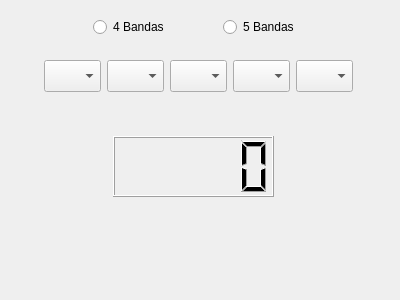
<?xml version="1.0" encoding="UTF-8"?>
<ui version="4.0">
 <class>DecodificadorDlg</class>
 <widget class="QDialog" name="DecodificadorDlg">
  <property name="geometry">
   <rect>
    <x>0</x>
    <y>0</y>
    <width>400</width>
    <height>300</height>
   </rect>
  </property>
  <property name="windowTitle">
   <string>Dialog</string>
  </property>
  <widget class="KColorCombo" name="kcolorcombo4">
   <property name="geometry">
    <rect>
     <x>233</x>
     <y>60</y>
     <width>57</width>
     <height>32</height>
    </rect>
   </property>
  </widget>
  <widget class="KColorCombo" name="kcolorcombo5">
   <property name="geometry">
    <rect>
     <x>296</x>
     <y>60</y>
     <width>57</width>
     <height>32</height>
    </rect>
   </property>
  </widget>
  <widget class="KColorCombo" name="kcolorcombo1">
   <property name="geometry">
    <rect>
     <x>44</x>
     <y>60</y>
     <width>57</width>
     <height>32</height>
    </rect>
   </property>
  </widget>
  <widget class="KColorCombo" name="kcolorcombo2">
   <property name="geometry">
    <rect>
     <x>107</x>
     <y>60</y>
     <width>57</width>
     <height>32</height>
    </rect>
   </property>
  </widget>
  <widget class="QLCDNumber" name="lcdNumber">
   <property name="geometry">
    <rect>
     <x>113</x>
     <y>136</y>
     <width>161</width>
     <height>61</height>
    </rect>
   </property>
  </widget>
  <widget class="QRadioButton" name="radioButton4B">
   <property name="geometry">
    <rect>
     <x>93</x>
     <y>16</y>
     <width>105</width>
     <height>22</height>
    </rect>
   </property>
   <property name="text">
    <string>4 Bandas</string>
   </property>
  </widget>
  <widget class="QRadioButton" name="radioButton5B">
   <property name="geometry">
    <rect>
     <x>223</x>
     <y>16</y>
     <width>105</width>
     <height>22</height>
    </rect>
   </property>
   <property name="text">
    <string>5 Bandas</string>
   </property>
  </widget>
  <widget class="KColorCombo" name="kcolorcombo3">
   <property name="geometry">
    <rect>
     <x>170</x>
     <y>60</y>
     <width>57</width>
     <height>32</height>
    </rect>
   </property>
  </widget>
 </widget>
 <customwidgets>
  <customwidget>
   <class>KColorCombo</class>
   <extends>QComboBox</extends>
   <header>kcolorcombo.h</header>
  </customwidget>
 </customwidgets>
 <resources/>
 <connections/>
</ui>
